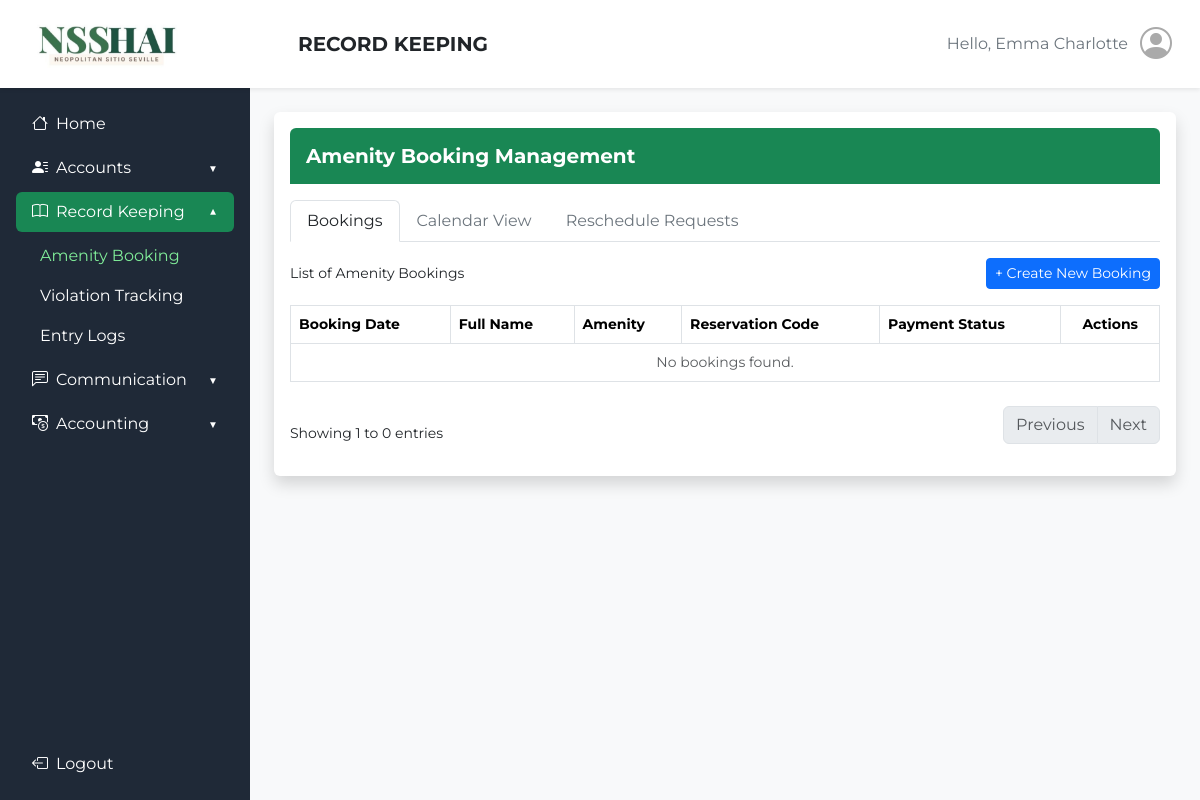
The app's page /admin_side/amenity_booking.php (signed in), older data.
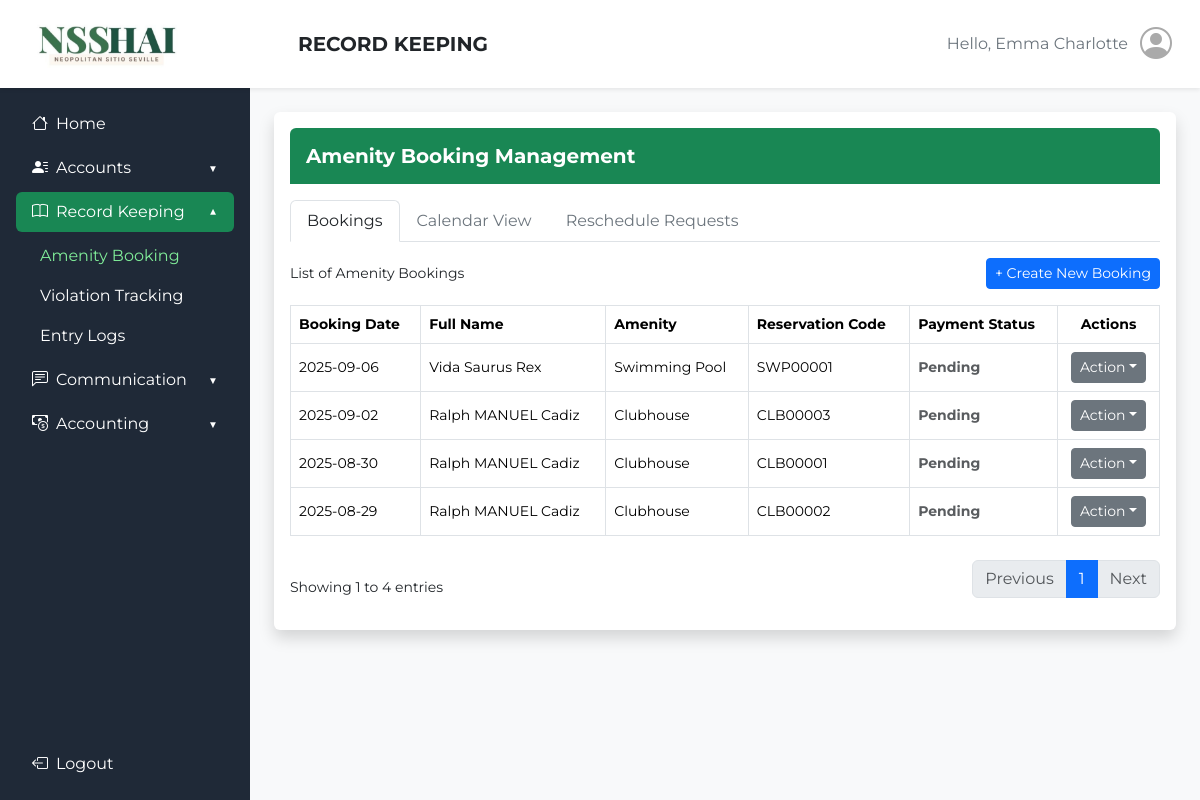
The same page, newer data.
### tables this page shows
CREATE TABLE `amenity_bookings` (
  `id` int(11) NOT NULL,
  `reservation_code` varchar(20) NOT NULL,
  `admin_id` varchar(50) NOT NULL,
  `homeowner_id` varchar(50) DEFAULT NULL,
  `visitor_id` varchar(20) DEFAULT NULL,
  `amenity` varchar(100) NOT NULL,
  `user_type` enum('homeowner','visitor') NOT NULL,
  `reservation_date` date NOT NULL,
  `guests` int(11) DEFAULT 0,
  `rate` varchar(50) NOT NULL,
  `payment_method` enum('bank','cash') NOT NULL,
  `exclusive_booking` enum('yes','no') DEFAULT 'no',
  `chairs` int(11) DEFAULT 0,
  `tables` int(11) DEFAULT 0,
  `reference_number` varchar(255) DEFAULT NULL,
  `total_amount` decimal(10,2) NOT NULL,
  `amount_paid` decimal(10,2) NOT NULL,
  `proof_of_payment` varchar(255) DEFAULT NULL,
  `invoice_number` varchar(20) NOT NULL,
  `status` enum('pending','partial','paid') DEFAULT 'pending',
  `created_at` timestamp NOT NULL DEFAULT current_timestamp()
);

### admin_side/amenity_booking.php (the view, shortened to what this page needs)
<?php
require '../rfid-api/db.php';
$email_address = $_SESSION['email_address'];
$username = $photo = '';
try {
    $stmt = $conn->prepare("SELECT * FROM admin_accounts WHERE email_address = ?");
    $stmt->bind_param("s", $email_address);
    $stmt->execute();
    $result = $stmt->get_result();
    $user = $result->fetch_assoc();
    if ($user) {
        $username = $user['first_name'];
    }
} catch (Exception $e) {
    $error_message = "Error fetching user details: " . $e->getMessage();
}
$limit = 10;
$page = isset($_GET['page']) && is_numeric($_GET['page']) ? (int) $_GET['page'] : 1;
$offset = ($page - 1) * $limit;
$totalQuery = "SELECT COUNT(*) AS total FROM amenity_bookings";
$totalResult = $conn->query($totalQuery);
$totalRow = $totalResult->fetch_assoc();
$totalRecords = $totalRow['total'];
$totalPages = ceil($totalRecords / $limit);
$booking_sql = "SELECT
    ab.id,
    ab.reservation_code,
    ab.amenity,
    ab.user_type,
    ab.reservation_date,
    ab.rate,
    ab.total_amount,
    ab.amount_paid,
    ab.status,
    ab.created_at,
    CASE
        WHEN ab.user_type = 'homeowner' THEN ha.first_name
        WHEN ab.user_type = 'visitor' THEN vd.first_name
        ELSE NULL
    END as first_name,
    CASE
        WHEN ab.user_type = 'homeowner' THEN ha.middle_name
        WHEN ab.user_type = 'visitor' THEN vd.middle_name
        ELSE NULL
    END as middle_name,
    CASE
        WHEN ab.user_type = 'homeowner' THEN ha.last_name
        WHEN ab.user_type = 'visitor' THEN vd.last_name
        ELSE NULL
    END as last_name
FROM amenity_bookings ab
LEFT JOIN household_accounts ha ON ab.homeowner_id = ha.household_id AND ab.user_type = 'homeowner'
LEFT JOIN visitor_details vd ON ab.visitor_id = vd.visitor_id AND ab.user_type = 'visitor'
ORDER BY ab.reservation_date DESC
LIMIT $limit OFFSET $offset";
$bookings_result = $conn->query($booking_sql);
?>
<!DOCTYPE html>
<html lang="en">
<head>
    <link href="https://cdn.jsdelivr.net/npm/bootstrap@5.3.3/dist/css/bootstrap.min.css" rel="stylesheet">
    <link href="https://cdn.jsdelivr.net/npm/bootstrap-icons@1.11.3/font/bootstrap-icons.css" rel="stylesheet">
</head>
<body class="bg-light">
    <header class="bg-white shadow-sm py-3 px-4 d-flex align-items-center">
        <div class="me-4" style="width: 250px;">
            <img src="../images/NSSHAI_crop.png" alt="NSSHAI" class="img-fluid" style="height: 56px;" />
        </div>
        <div class="d-flex justify-content-between align-items-center flex-grow-1">
            <h1 class="h5 mb-0 fw-bold">RECORD KEEPING</h1>
            <div class="d-flex align-items-center gap-2">
                <span class="text-secondary">Hello, <?php echo htmlspecialchars($username); ?></span>
                <div class="d-flex align-items-center justify-content-center overflow-hidden rounded-5"
                    style="height: 40px; width: 40px; color: #aaa;">
                    <?php if (!empty($photo)): ?>
                        <img src="<?php echo htmlspecialchars($photo); ?>"
                            style="width: 40px; height: 40px; object-fit: cover;">
                    <?php else: ?>
                        <i class="bi bi-person-circle" style="font-size: 32px;"></i>
                    <?php endif; ?>
                </div>
            </div>
        </div>
    </header>
    <div class="d-flex">
        <aside class="sidebar p-3">
            <nav class="nav flex-column gap-1">
                <a href="admin_dashboard.php"
                    class="nav-link px-3 py-2 rounded d-flex align-items-center justify-content-start">
                    <i class="bi bi-house me-2"></i> Home
                </a>
                <div>
                    <button class="btn btn-toggle collapsed px-3 py-2" data-bs-toggle="collapse"
                        data-bs-target="#accountsCollapse" aria-expanded="false">
                        <span class="d-flex align-items-center">
                            <i class="bi bi-person-lines-fill me-2"></i> Accounts
                        </span>
                    </button>
                </div>
                <div>
                    <button class="btn btn-toggle px-3 py-2 active" data-bs-toggle="collapse"
                        data-bs-target="#recordCollapse" aria-expanded="true">
                        <span class="d-flex align-items-center">
                            <i class="bi bi-book me-2"></i> Record Keeping
                        </span>
                    </button>
                    <div class="collapse show" id="recordCollapse">
                        <ul class="nav flex-column ms-3 mt-1">
                            <li><a href="amenity_booking.php" class="nav-link px-2 actived">Amenity Booking</a></li>
                            <li><a href="violation_tracking.php" class="nav-link px-2">Violation Tracking</a></li>
                            <li><a href="entry_logs.php" class="nav-link px-2">Entry Logs</a></li>
                        </ul>
                    </div>
                </div>
                <div>
                    <button class="btn btn-toggle collapsed px-3 py-2" data-bs-toggle="collapse"
                        data-bs-target="#commCollapse" aria-expanded="false">
                        <span class="d-flex align-items-center">
                            <i class="bi bi-chat-left-text me-2"></i> Communication
                        </span>
                    </button>
                </div>
                <div>
                    <button class="btn btn-toggle collapsed px-3 py-2" data-bs-toggle="collapse"
                        data-bs-target="#acctCollapse" aria-expanded="false">
                        <span class="d-flex align-items-center">
                            <i class="bi bi-cash-coin me-2"></i> Accounting
                        </span>
                    </button>
                </div>
                <a href="login/logout.php"
                    class="nav-link mb-3 px-3 py-2 rounded d-flex align-items-center justify-content-start logout"
                    style="position: fixed; bottom: 0; width: 220px;">
                    <i class="bi bi-box-arrow-left me-2"></i> Logout
                </a>
            </nav>
        </aside>
        <main class="flex-fill p-4">
            <div class="bg-white shadow rounded p-3">
                <div class="bg-success text-white rounded-top p-3">
                    <h5 class="mb-0 fw-bold">Amenity Booking Management</h5>
                </div>
                <ul class="nav nav-tabs my-3" id="dashboardTabs">
                    <li class="nav-item">
                        <a class="nav-link active link-dark" id="bookings-tab" data-bs-toggle="tab" href="#bookings"
                            role="tab">Bookings</a>
                    </li>
                    <li class="nav-item">
                        <a class="nav-link link-secondary" id="calendar-tab" data-bs-toggle="tab" href="#calendar"
                            role="tab">Calendar View</a>
                    </li>
                    <li class="nav-item">
                        <a class="nav-link link-secondary" id="reschedule-tab" data-bs-toggle="tab" href="#reschedule"
                            role="tab">Reschedule Requests</a>
                    </li>
                </ul>
                <div class="tab-content">
                    <div class="tab-pane fade show active" id="bookings" role="tabpanel">
                        <div class="d-flex justify-content-between align-items-center mb-3">
                            <span class="small">List of Amenity Bookings</span>
                            <a href="amenity_booking/choose_booking.php" class="btn btn-primary btn-sm">+ Create New
                                Booking</a>
                        </div>
                        <div class="table-responsive">
                            <table class="table table-bordered table-hover">
                                <thead class="bg-success text-white small">
                                    <tr>
                                        <th>Booking Date</th>
                                        <th>Full Name</th>
                                        <th>Amenity</th>
                                        <th>Reservation Code</th>
                                        <th>Payment Status</th>
                                        <th class="text-center">Actions</th>
                                    </tr>
                                </thead>
                                <tbody class="small align-middle">
                                    <?php
                                    if ($bookings_result->num_rows > 0) {
                                        while ($row = $bookings_result->fetch_assoc()) {
                                            $fullName = ucwords(trim($row['first_name'] . ' ' . $row['middle_name'] . ' ' . $row['last_name']));
                                            $amenity = $row['amenity'];
                                            $bookingDate = $row['reservation_date'];
                                            $resCode = $row['reservation_code'];
                                            $statusClass = $row['status'] === 'paid' ? 'text-success' : ($row['status'] === 'partial' ? 'text-warning' : 'text-muted');
                                            echo "<tr>
                                                    <td>{$bookingDate}</td>
                                                    <td>{$fullName}</td>
                                                    <td>{$amenity}</td>
                                                    <td>{$resCode}</td>
                                                    <td class='{$statusClass} fw-bold'>" . ucfirst($row['status']) . "</td>
                                                    <td class='text-center'>
                                                        <div class='dropdown'>
                                                            <button class='btn btn-sm btn-secondary dropdown-toggle' data-bs-toggle='dropdown'>Action</button>
                                                            <ul class='dropdown-menu'>
                                                                <li><a class='dropdown-item' href='#'>View Details</a></li>
                                                                <li><a class='dropdown-item' href='#'>Edit Booking</a></li>
                                                            </ul>
                                                        </div>
                                                    </td>
                                                </tr>";
                                        }
                                    } else {
                                        echo "<tr><td colspan='6' class='text-center text-muted'>No bookings found.</td></tr>";
                                    }
                                    ?>
                                </tbody>
                            </table>
                        </div>
                        <div class="d-flex justify-content-between align-items-center mt-2">
                            <span class="small">Showing 1 to <?php echo $bookings_result->num_rows; ?> entries</span>
                            <nav>
                                <ul class="pagination justify-content-center">
                                    <li class="page-item <?php if ($page <= 1)
                                        echo 'disabled'; ?>">
                                        <a class="page-link" href="?page=<?php echo $page - 1; ?>">Previous</a>
                                    </li>
                                    <?php for ($i = 1; $i <= $totalPages; $i++): ?>
                                        <li class="page-item <?php if ($page == $i)
                                            echo 'active'; ?>">
                                            <a class="page-link" href="?page=<?php echo $i; ?>"><?php echo $i; ?></a>
                                        </li>
                                    <?php endfor; ?>
                                    <li class="page-item <?php if ($page >= $totalPages)
                                        echo 'disabled'; ?>">
                                        <a class="page-link" href="?page=<?php echo $page + 1; ?>">Next</a>
                                    </li>
                                </ul>
                            </nav>
                        </div>
                    </div>
                </div>
            </div>
        </main>
    </div>
</body>
</html>

### admin_side/amenity_booking.php (style rules this page uses)
* { font-family: "Montserrat", sans-serif; }
header { position: sticky; top: 0; z-index: 1030; }
.sidebar { width: 250px; height: 100vh; position: fixed; top: 20; left: 0; background-color: #1F2937; overflow-y: auto; }
main { margin-left: 250px; }
.sidebar a, .sidebar button { color: #ffffff; text-decoration: none; display: flex; align-items: center; justify-content: space-between; }
.sidebar a:hover, .sidebar button:hover, .collapse ul li a:hover, .collapse ul li a.actived { color: #80ed99; }
.sidebar .nav-link.active, .sidebar .btn-toggle:not(.collapsed), .sidebar .btn-toggle.active { background-color: #198754; border-radius: 0.375rem; }
.sidebar .btn-toggle { display: flex; align-items: center; justify-content: space-between; width: 100%; color: #ffffff; background: none; border: none; }
.sidebar .btn-toggle i { margin-right: 8px; }
.sidebar .btn-toggle::after { content: "▼"; font-size: 10px; transition: transform 0.3s; margin-left: auto; }
.sidebar .btn-toggle.collapsed::after { transform: rotate(0deg); }
.sidebar .btn-toggle:not(.collapsed)::after { transform: rotate(180deg); }

Row changes from the older to the newer data that the page shows:
added amenity_bookings: reservation_date "2025-09-06", fullName "Vida Saurus Rex", amenity "Swimming Pool", reservation_code "SWP00001", status "Pending"
added amenity_bookings: reservation_date "2025-09-02", fullName "Ralph MANUEL Cadiz", amenity "Clubhouse", reservation_code "CLB00003", status "Pending"
added amenity_bookings: reservation_date "2025-08-30", fullName "Ralph MANUEL Cadiz", amenity "Clubhouse", reservation_code "CLB00001", status "Pending"
added amenity_bookings: reservation_date "2025-08-29", fullName "Ralph MANUEL Cadiz", amenity "Clubhouse", reservation_code "CLB00002", status "Pending"
Text that changed along with them:
$bookings_result->num_rows: "0" → "4"
new list line: "1"
text no longer shown: "No bookings found."
